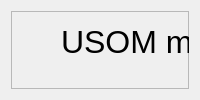
            <widget class="QWidget" name="usom">
             <layout class="QVBoxLayout" name="verticalLayout_19">
              <item>
               <widget class="QFrame" name="frame_10">
                <property name="frameShape">
                 <enum>QFrame::StyledPanel</enum>
                </property>
                <property name="frameShadow">
                 <enum>QFrame::Raised</enum>
                </property>
                <widget class="QLabel" name="label_44">
                 <property name="geometry">
                  <rect>
                   <x>10</x>
                   <y>109</y>
                   <width>62</width>
                   <height>16</height>
                  </rect>
                 </property>
                 <property name="text">
                  <string>input Domain</string>
                 </property>
                </widget>
                <widget class="QLabel" name="label_45">
                 <property name="geometry">
                  <rect>
                   <x>10</x>
                   <y>140</y>
                   <width>74</width>
                   <height>16</height>
                  </rect>
                 </property>
                 <property name="text">
                  <string>Domain-Control</string>
                 </property>
                </widget>
                <widget class="QPushButton" name="pushButton_32">
                 <property name="geometry">
                  <rect>
                   <x>10</x>
                   <y>180</y>
                   <width>79</width>
                   <height>40</height>
                  </rect>
                 </property>
                 <property name="text">
                  <string>Control</string>
                 </property>
                 <property name="icon">
                  <iconset resource="feathers.qrc">
                   <normaloff>:/feather/feather/search.svg</normaloff>:/feather/feather/search.svg</iconset>
                 </property>
                 <property name="iconSize">
                  <size>
                   <width>32</width>
                   <height>32</height>
                  </size>
                 </property>
                </widget>
                <widget class="QListView" name="listView_6">
                 <property name="geometry">
                  <rect>
                   <x>260</x>
                   <y>70</y>
                   <width>311</width>
                   <height>421</height>
                  </rect>
                 </property>
                </widget>
                <widget class="QLabel" name="label_46">
                 <property name="geometry">
                  <rect>
                   <x>50</x>
                   <y>0</y>
                   <width>451</width>
                   <height>61</height>
                  </rect>
                 </property>
                 <property name="font">
                  <font>
                   <pointsize>24</pointsize>
                  </font>
                 </property>
                 <property name="text">
                  <string>USOM malicious domain search</string>
                 </property>
                </widget>
                <widget class="QPushButton" name="pushButton_33">
                 <property name="geometry">
                  <rect>
                   <x>100</x>
                   <y>180</y>
                   <width>79</width>
                   <height>40</height>
                  </rect>
                 </property>
                 <property name="text">
                  <string> Delete</string>
                 </property>
                 <property name="icon">
                  <iconset resource="feathers.qrc">
                   <normaloff>:/feather/feather/delete.svg</normaloff>:/feather/feather/delete.svg</iconset>
                 </property>
                 <property name="iconSize">
                  <size>
                   <width>32</width>
                   <height>32</height>
                  </size>
                 </property>
                </widget>
                <widget class="QWidget" name="layoutWidget">
                 <property name="geometry">
                  <rect>
                   <x>90</x>
                   <y>109</y>
                   <width>135</width>
                   <height>48</height>
                  </rect>
                 </property>
                 <layout class="QVBoxLayout" name="verticalLayout_20">
                  <item>
                   <widget class="QLineEdit" name="lineEdit_12">
                    <property name="placeholderText">
                     <string>input domain</string>
                    </property>
                   </widget>
                  </item>
                  <item>
                   <widget class="QLineEdit" name="lineEdit_13"/>
                  </item>
                 </layout>
                </widget>
               </widget>
              </item>
             </layout>
            </widget>
